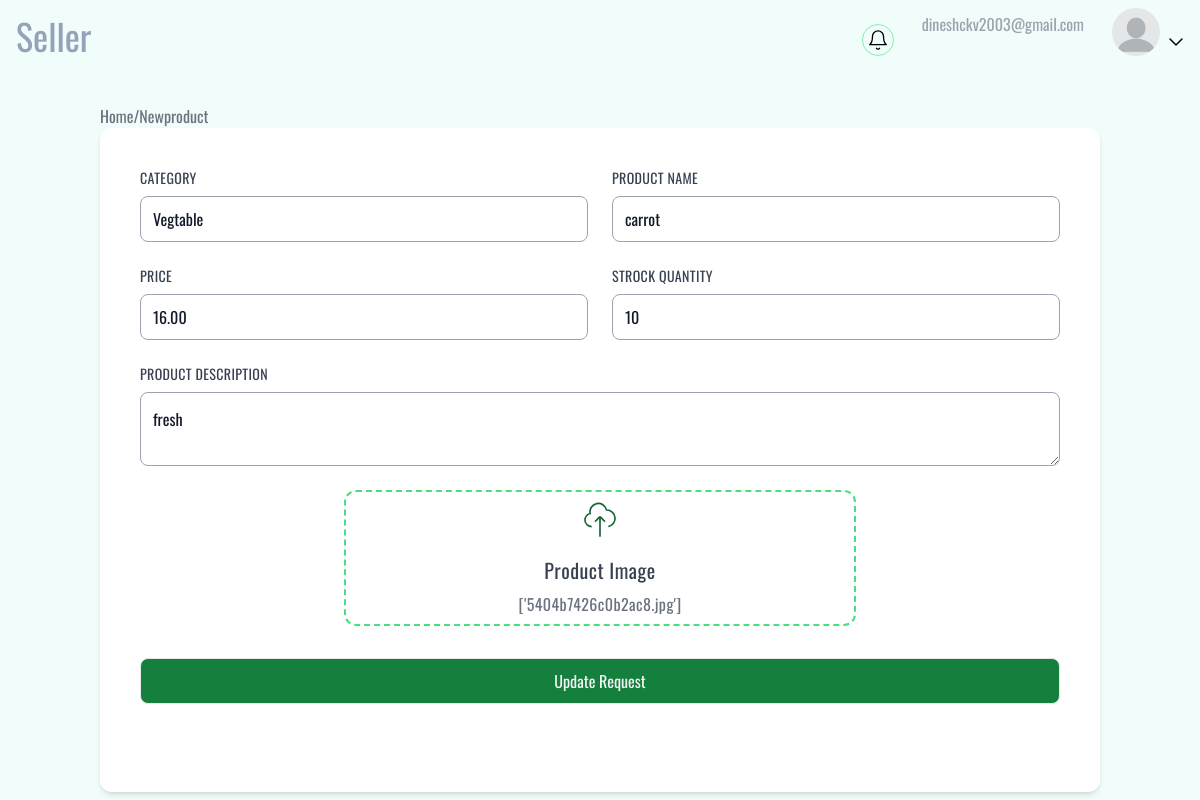
Screenshot of /updateitem/dc2a08fe9dba4e88aed9678f3d13f8a3 (signed in) with the database file from the repository.
### admin/models.py (models this page shows, shortened)
class Admin(db.Model,UserMixin):
    __tablename__ = "admin_info"
    admin_id = db.Column(UUID(as_uuid=True),primary_key=True,default=uuid.uuid4)
    admin_role = db.Column(db.String(100),nullable=False,default='moderator')    #'superadmin', 'moderator', etc.
    admin_name = db.Column(db.String(100),nullable=False)
    email_id = db.Column(db.String(250),nullable=False,unique=True)
    password = db.Column(db.String(250),nullable=False)
    created_date = db.Column(db.DateTime, default=db.func.current_timestamp())
    updated_date = db.Column(db.DateTime, default=db.func.current_timestamp(), onupdate=db.func.current_timestamp())
    deleted_date = db.Column(db.DateTime, nullable=True)

class Product(db.Model):
    __tablename__ = "products"
    product_id = db.Column(UUID(as_uuid=True), primary_key=True, default=uuid.uuid4)
    seller_id = db.Column(UUID(as_uuid=True), db.ForeignKey('seller_info.seller_id'))
    product_name = db.Column(db.String(255), nullable=False)
    product_description = db.Column(db.Text)
    product_price = db.Column(db.Numeric(10, 2), nullable=False)
    category_id = db.Column(UUID(as_uuid=True), db.ForeignKey('categories.category_id'))
    product_quantity = db.Column(db.Integer, default=0)
    product_images = db.Column(db.Text)
    created_date = db.Column(db.DateTime, default=db.func.current_timestamp())
    updated_date = db.Column(db.DateTime, default=db.func.current_timestamp(), onupdate=db.func.current_timestamp())
    deleted_date = db.Column(db.DateTime, nullable=True)
    approved_status = db.Column(db.String(50),nullable=False,default='pending')
    seller = db.relationship('Seller',backref=db.backref('product',lazy=True,cascade='all, delete-orphan'))
    category = db.relationship('Category', backref=db.backref('products', lazy=True,cascade='all, delete-orphan'))
    admin_id = db.Column(UUID(as_uuid=True),db.ForeignKey('admin_info.admin_id'))

### admin/products/routes.py (the view)
@product.route('/updateitem/<productid>',methods=['GET','POST'])
@login_required
def updateitem(productid):
    form = ProductUpdateForm()
    editproduct = Product.query.filter_by(product_id=uuid.UUID(productid)).first()
    if form.validate_on_submit():
        editproduct.product_description =form.description.data
        editproduct.product_quantity =form.quantity.data
        editproduct.approved_status = "update"
        db.session.commit()
        flash("Your product update request is success wait to your card",'success')
        return redirect(url_for('sellers.seller_home'))
    else:
        form.category_id.data = editproduct.category.category_name
        form.product_name.data = editproduct.product_name
        form.description.data = editproduct.product_description
        form.price.data = editproduct.product_price
        form.quantity.data = editproduct.product_quantity
        image_file = editproduct.product_images
        image_file=image_file.replace('}','')
        image_file = image_file[1:].split(',')
        print(image_file)
        form.image.data = image_file
    return render_template('seller/newitem.html',form=form)

### admin/products/forms.py
class ProductUpdateForm(FlaskForm):
    category_id = StringField("Category",render_kw={"disabled":'True'})
    product_name = StringField("Product Name",render_kw={"disabled":'True'})
    description = TextAreaField("Product Description",validators=[DataRequired()],render_kw={"placeholder":"few words about product & qulaty"})
    price = StringField("Price",render_kw={"disabled":'True'})#validators=[DataRequired(),Length(min=2,max=10)])
    quantity = StringField("Strock Quantity",validators=[DataRequired()])
    image = MultipleFileField("Product Image",render_kw={"disabled":'True'})#validators=[FileAllowed(['jpg','png','jpeg'])])
    submit = SubmitField("Update Request")

### admin/models.py (called while the page is built)
@login_manager.user_loader
def load_user(id):
    user_id = uuid.UUID(id)
    admin = Admin.query.get(user_id)
    if admin:
        return admin
    seller =  Seller.query.get(user_id)
    if seller:
        return seller
    return User.query.get(user_id)

### admin/templates/seller/newitem.html (shortened to what this page needs)
{% extends 'seller/base.html' %}
{% block body %}
<section class="w-full flex justify-center">
  <div class="w-full lg:w-5/6">
    <span class="text-gray-500"><a href="{{url_for('sellers.seller_home')}}">Home</a>/Newproduct</span>
    <form class="w-full bg-white shadow-md p-10 rounded-xl shadow-2xl" method="post" action="" enctype="multipart/form-data">
            <div class="flex flex-wrap -mx-3 mb-6">
              <div class="w-full flex flex-row">
                <div class="w-full md:w-full px-3 mb-6">
                  {{form.category_id.label(class="block uppercase tracking-wide text-gray-700 text-sm mb-2")}}
                  {{form.category_id(class="appearance-none block w-full bg-white text-gray-900 border border-gray-400 rounded-lg py-3 px-3 leading-tight focus:outline-none focus:border-[#98c01d]")}}
                </div>
                <div class="w-full md:w-full px-3 mb-6">
                  {{form.product_name.label(class="block uppercase tracking-wide text-gray-700 text-sm mb-2")}}
                  {{form.product_name(class="appearance-none block w-full bg-white text-gray-900 border border-gray-400 rounded-lg py-3 px-3 leading-tight focus:outline-none focus:border-[#98c01d]")}}
                </div>
              </div>
              <div class="w-full flex flex-row">
                <div class="w-full md:w-full px-3 mb-6">
                  {{form.price.label(class="block uppercase tracking-wide text-gray-700 text-sm mb-2")}}
                  {{form.price(class="appearance-none block w-full bg-white text-gray-900 border border-gray-400 rounded-lg py-3 px-3 leading-tight focus:outline-none focus:border-[#98c01d]")}}
                </div>
                <div class="w-full md:w-full px-3 mb-6">
                  {{form.quantity.label(class="block uppercase tracking-wide text-gray-700 text-sm mb-2")}}
                  {{form.quantity(class="appearance-none block w-full bg-white text-gray-900 border border-gray-400 rounded-lg py-3 px-3 leading-tight focus:outline-none focus:border-[#98c01d]")}}
                </div>
              </div>
              <div class="w-full px-3 mb-6">
                {{form.description.label(class="block uppercase tracking-wide text-gray-700 text-sm mb-2")}}
                {{form.description(class="appearance-none block w-full bg-white text-gray-900 border border-gray-400 rounded-lg py-4 px-3 leading-tight focus:outline-none focus:border-[#98c01d]")}}
              </div>
              <div class=" w-full px-3 mb-8">
                {% if form.image.errors %}
                  <label class="mx-auto cursor-pointer flex w-full max-w-lg flex-col items-center justify-center rounded-xl border-2 border-dashed border-red-400 bg-white p-2 text-center" htmlFor="dropzone-file">
                    <svg xmlns="http://www.w3.org/2000/svg" class="h-10 w-10 text-green-800" fill="none" viewBox="0 0 24 24" stroke="currentColor" strokeWidth="2">
                      <path strokeLinecap="round" strokeLinejoin="round" d="M7 16a4 4 0 01-.88-7.903A5 5 0 1115.9 6L16 6a5 5 0 011 9.9M15 13l-3-3m0 0l-3 3m3-3v12" />
                    </svg>
                    <h2 class="mt-4 text-xl text-gray-700 tracking-wide">{{form.image.label}}</h2>
                    <p id="p" class="flex-wrap mt-2 text-red-500 tracking-wide">
                      {% for error in form.image.errors %}
                      {{error}}
                      {% endfor %}
                    </p>
                  {{form.image(class="hidden")}}
                  </label>
                {% else %}
                  <label id="labelerror" class="mx-auto cursor-pointer flex w-full max-w-lg flex-col items-center justify-center rounded-xl border-2 border-dashed border-green-400 bg-white p-2 text-center" htmlFor="dropzone-file">
                    <svg xmlns="http://www.w3.org/2000/svg" class="h-10 w-10 text-green-800" fill="none" viewBox="0 0 24 24" stroke="currentColor" strokeWidth="2">
                    <path strokeLinecap="round" strokeLinejoin="round" d="M7 16a4 4 0 01-.88-7.903A5 5 0 1115.9 6L16 6a5 5 0 011 9.9M15 13l-3-3m0 0l-3 3m3-3v12" />
                    </svg>
                    <h2 class="mt-4 text-xl text-gray-700 tracking-wide">{{form.image.label}}</h2>
                    <p id="p" class="flex-wrap mt-2 text-gray-500 tracking-wide">{% if form.image.data %} {{form.image.data}} {%else%} Upload or drag & drop your file PNG, JPG. {%endif%} </p>
                  </label>
                {% endif %}
              </div>
              <div class="w-full md:w-full px-3 mb-6">
                  <button class="appearance-none block w-full bg-green-700 text-gray-100 border border-gray-200 rounded-lg py-3 px-3 leading-tight hover:bg-green-600 focus:outline-none focus:bg-white focus:border-gray-500">{{form.submit.label}}</button>
              </div>
            </div>
      </form>
  </div>
</section>
{% endblock %}

### admin/templates/seller/base.html (shortened to what this page needs)
<!DOCTYPE html>
<head>
    <link href="{{url_for('static',filename='css/alert.css')}}" rel="stylesheet">
    <script src="https://cdn.tailwindcss.com"></script>
</head>
<body class="oswald flex w-full bg-teal-50 ">
            <header class="w-full flex flex-col justify-items-end space-y-4" >
                <div class="relative w-full flex flex-row justify-between">
                    <a href="{{url_for('sellers.seller_home')}}" class="p-4 hover:text-slate-400">
                        <h1 class="text-4xl">Seller</h1>
                    </a>
                    <div class="w-3/6 flex justify-end">
                        <nav class="flex space-x-6 p-2">
                            <div class="mt-4">
                            </div>
                            <div class="w-fit text-black flex flex-col items-end">
                                <h3 class="text-gray-400 p-1 ">{{current_user.email_id}} </h3>
                            </div>
                            <div class="flex">
                                <img class="rounded-full w-12 h-12" alt="profile">
                                <button id="dropdownbutton">
                                    <svg class="mt-4 m-1" width="24" height="24" viewBox="0 0 16 16" fill="none" xmlns="http://www.w3.org/2000/svg">
                                        <path d="M4 6L8 10L12 6" stroke="black" stroke-width=".966667" stroke-linecap="round" stroke-linejoin="round"/>
                                    </svg>
                                </button>
                            </div>
                        </nav>
                    </div>
                </div>
            {% block body %} {% endblock %}
            </header>
</body>

### admin/templates/seller/base.html (style rules this page uses)
.oswald { font-family: "Oswald", sans-serif; font-optical-sizing: auto; font-weight: 400; font-style: normal; }

### rows the page displays
Admin: email_id "dineshckv2003@gmail.com"
Product: category_id "Vegtable", product_name "carrot"
